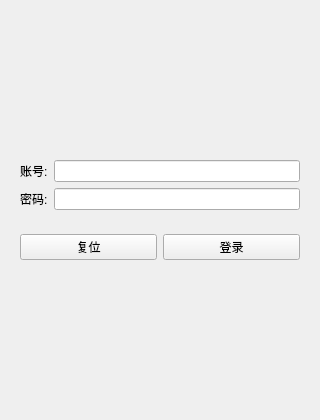
<?xml version="1.0" encoding="UTF-8"?>
<ui version="4.0">
 <class>windowOfLogin</class>
 <widget class="QWidget" name="windowOfLogin">
  <property name="geometry">
   <rect>
    <x>0</x>
    <y>0</y>
    <width>320</width>
    <height>420</height>
   </rect>
  </property>
  <property name="windowTitle">
   <string>MainWindow</string>
  </property>
  <layout class="QVBoxLayout" name="verticalLayout_2">
   <item>
    <layout class="QVBoxLayout" name="verticalLayout" stretch="0,0">
     <item>
      <widget class="QWidget" name="boxOfLogin" native="true">
       <property name="sizePolicy">
        <sizepolicy hsizetype="Preferred" vsizetype="Fixed">
         <horstretch>0</horstretch>
         <verstretch>0</verstretch>
        </sizepolicy>
       </property>
       <layout class="QGridLayout" name="gridLayout_2" rowminimumheight="0,0">
        <item row="1" column="0">
         <widget class="QLabel" name="textOfPassword">
          <property name="text">
           <string>密码:</string>
          </property>
         </widget>
        </item>
        <item row="0" column="0">
         <widget class="QLabel" name="textOfAccount">
          <property name="text">
           <string>账号:</string>
          </property>
         </widget>
        </item>
        <item row="0" column="2">
         <widget class="QLineEdit" name="inputOfAccount">
          <property name="text">
           <string/>
          </property>
         </widget>
        </item>
        <item row="1" column="2">
         <widget class="QLineEdit" name="inputOfPassword">
          <property name="echoMode">
           <enum>QLineEdit::Password</enum>
          </property>
         </widget>
        </item>
       </layout>
      </widget>
     </item>
     <item>
      <widget class="QWidget" name="buttonsOfLogin" native="true">
       <property name="sizePolicy">
        <sizepolicy hsizetype="Preferred" vsizetype="Fixed">
         <horstretch>0</horstretch>
         <verstretch>0</verstretch>
        </sizepolicy>
       </property>
       <layout class="QGridLayout" name="gridLayout_3">
        <item row="0" column="0">
         <widget class="QPushButton" name="buttonOfRReset">
          <property name="text">
           <string>复位</string>
          </property>
         </widget>
        </item>
        <item row="0" column="2">
         <widget class="QPushButton" name="buttonOfLogin">
          <property name="text">
           <string>登录</string>
          </property>
         </widget>
        </item>
       </layout>
      </widget>
     </item>
    </layout>
   </item>
  </layout>
  <action name="action">
   <property name="text">
    <string>退出</string>
   </property>
  </action>
  <action name="importAction">
   <property name="text">
    <string>导入</string>
   </property>
  </action>
  <action name="exportAction">
   <property name="text">
    <string>导出</string>
   </property>
  </action>
  <action name="clearAction">
   <property name="text">
    <string>清除</string>
   </property>
  </action>
  <action name="exitAction">
   <property name="text">
    <string>退出</string>
   </property>
  </action>
  <action name="resetAction">
   <property name="text">
    <string>复位</string>
   </property>
  </action>
 </widget>
 <resources/>
 <connections/>
</ui>
